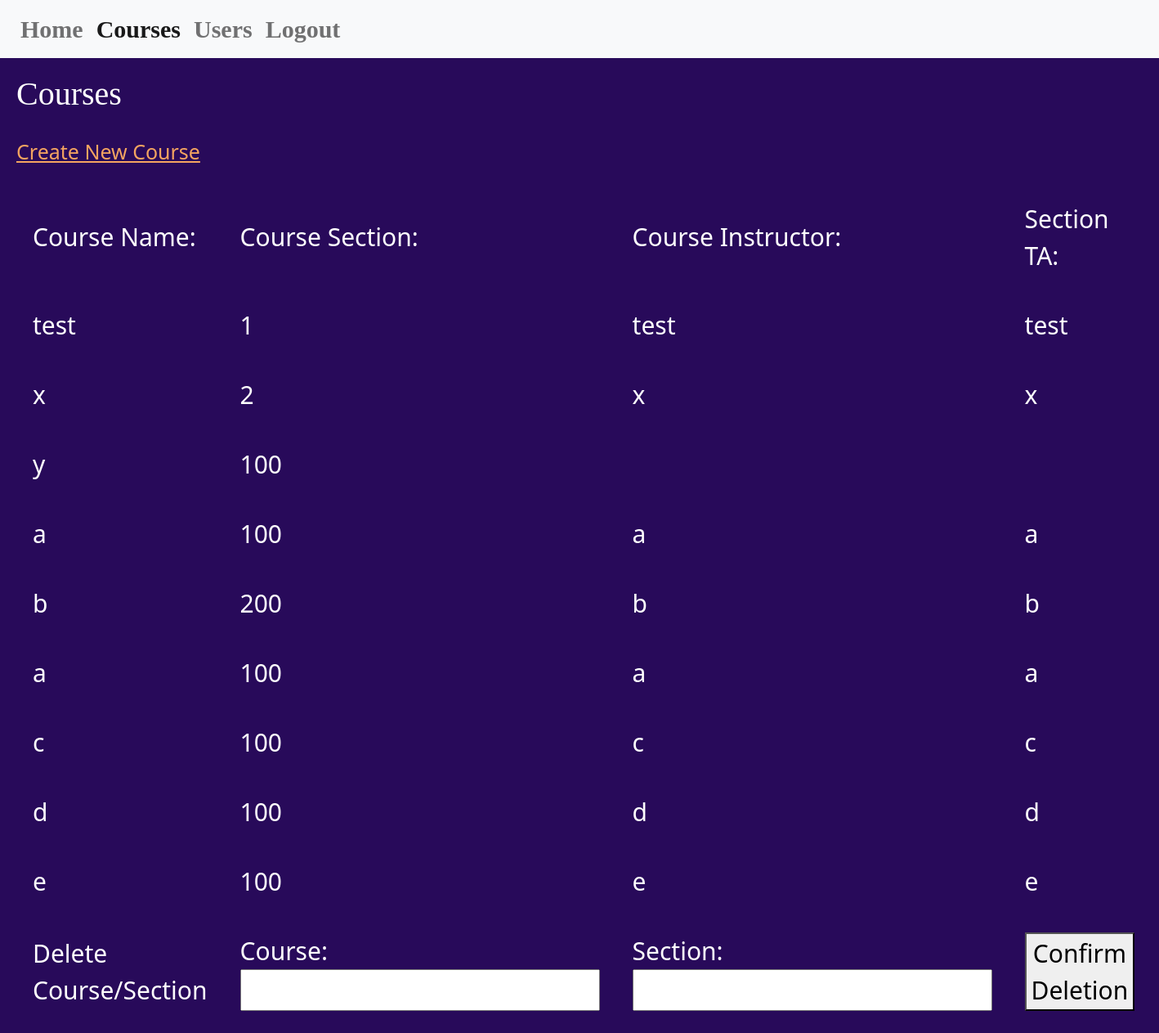
The app's page /viewcourse/, older data.
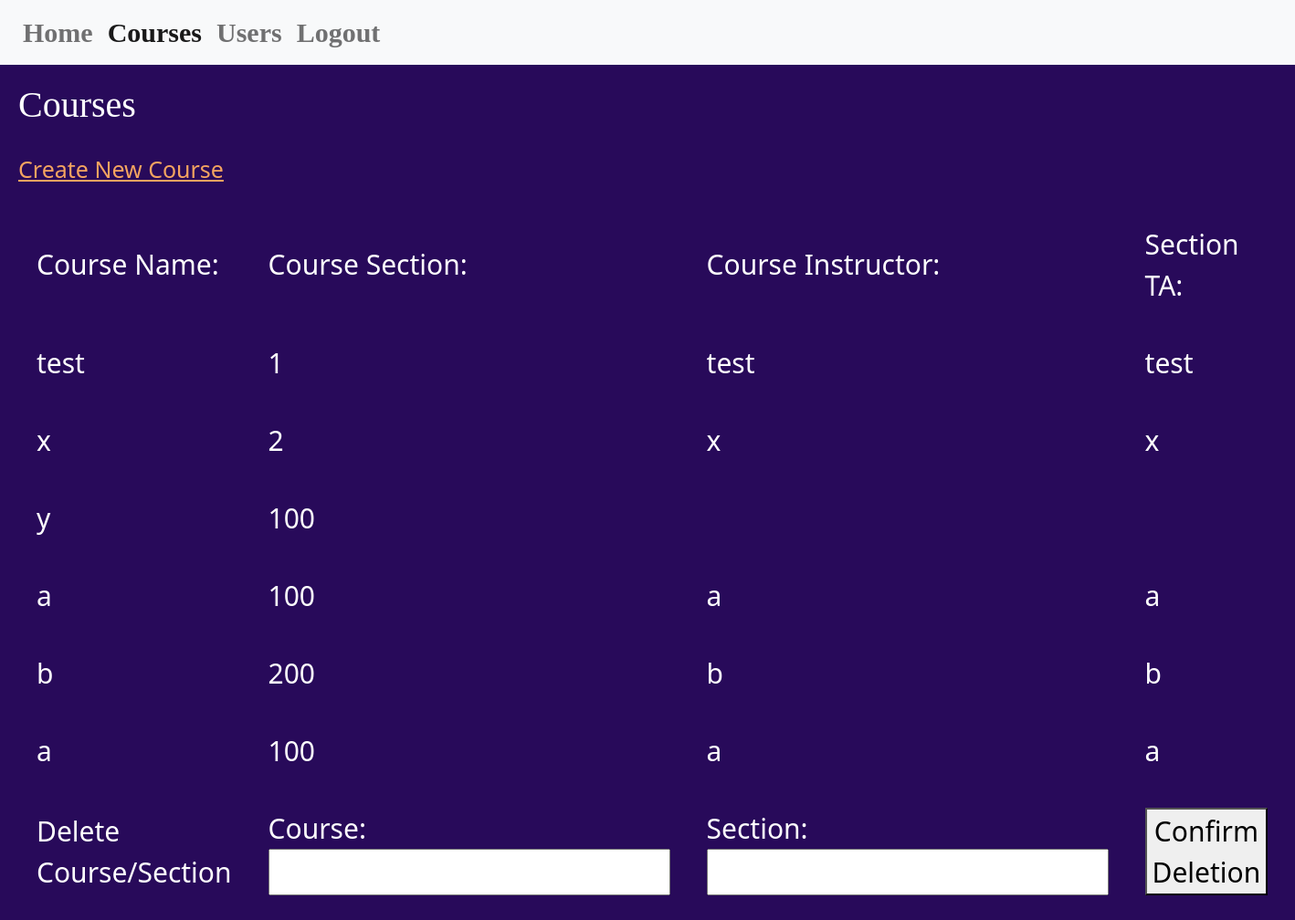
The same page, newer data.
### PurplePanda/models.py (models this page shows, shortened)
class MyCourses(models.Model):
    courseName = models.CharField(max_length=20)
    courseSection = models.CharField(max_length=20)
    courseInstructor = models.CharField(max_length=50, default=None)
    courseTA = models.CharField(max_length=50, default=None)

### PurplePanda/views.py (the view, shortened to what this page needs)
# urls.py: path('viewcourse/', ViewCourses.as_view(), name='viewcoures'),
class ViewCourses(View):
    def get(self, request):
        x = list(MyCourses.objects.all())
        if x is None:
            return render(request, "viewcourse.html", {"print": "No Courses have been created yet!"})
        return render(request, "viewcourse.html", {"print": x})

### templates/viewcourse.html (shortened to what this page needs)
{% load static %}
<!DOCTYPE html>
<html lang="en">
<head>
    <link href="https://cdn.jsdelivr.net/npm/bootstrap@5.0.2/dist/css/bootstrap.min.css" rel="stylesheet">
    <link href="{% static 'css/loginstyle.css' %}" rel="stylesheet" type="text/css"/>
</head>
<body>
    <nav class="navbar navbar-expand-lg navbar-light bg-light">
        <div class="container-fluid">
            <div class="collapse navbar-collapse" id="navbarNavAltMarkup">
                <div class="navbar-nav">
                <a class="nav-link" href="/home">Home</a>
                <a class="nav-link active" aria-current="page" href= "/viewcourse">Courses</a>
                <a class="nav-link" href="/viewuser">Users</a>
                <a class="nav-link" href= "/">Logout</a>
                </div>
            </div>
        </div>
    </nav>
    <h1 class="header2">Courses</h1>
    <a  class="create" href="/createcourse">Create New Course</a>
    <div class="users">
        <table class="loginTable">
                <tr>
                    <td>Course Name: </td>
                    <td>Course Section: </td>
                    <td>Course Instructor: </td>
                    <td>Section TA: </td>
                </tr>
            {% for i in print %}
                <tr>
                    <td>{{ i.courseName }}</td>
                    <td>{{ i.courseSection }}</td>
                    <td>{{ i.courseInstructor }}</td>
                    <td>{{ i.courseTA }}</td>
                </tr>
            {% endfor %}
        <form action="/viewcourse/" method="post">
                <tr>
                    <td>Delete Course/Section</td>
                    <td>Course: <input type="text" name="n"></td>
                    <td>Section: <input type="text" name="s"></td>
                    <td><button type = "submit">Confirm Deletion</button></td>
                </tr>
            </form>
        </table>
    </div>
</body>
</html>

### static/css/loginstyle.css (style rules this page uses)
.header2 { alignment: left; color:white; padding:20px; font-family: serif, Georgia; }
body { background-color: rgb(40,10,90); border-style:none; }
.users { padding:20px; font-size:25px; color:white; }
.create { padding:20px; font-size:25px; color:sandybrown; }
tr,td { padding:20px; }
.loginTable { padding:100px; margin-left: auto; margin-right: auto; color: white; font-size: 30px; }
.navbar { background-color: white; color: purple; border-style:none; font-weight: bold; font-size: 30px; padding:5px; font-family: serif, Georgia; }

Row changes from the older to the newer data that the page shows:
removed MyCourses: courseName "c", courseSection "100", courseInstructor "c", courseTA "c"
removed MyCourses: courseName "d", courseSection "100", courseInstructor "d", courseTA "d"
removed MyCourses: courseName "e", courseSection "100", courseInstructor "e", courseTA "e"
